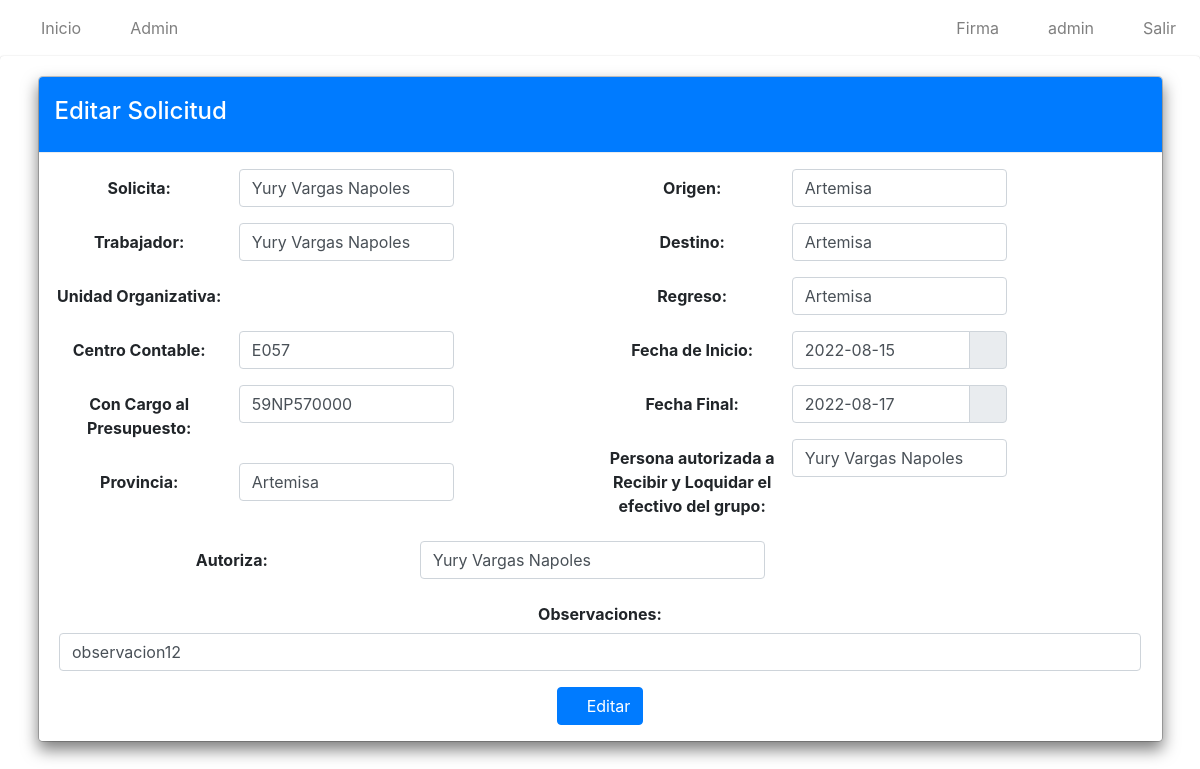
/editar/solicitud/8/ (signed in), run on an earlier commit of the app's database.
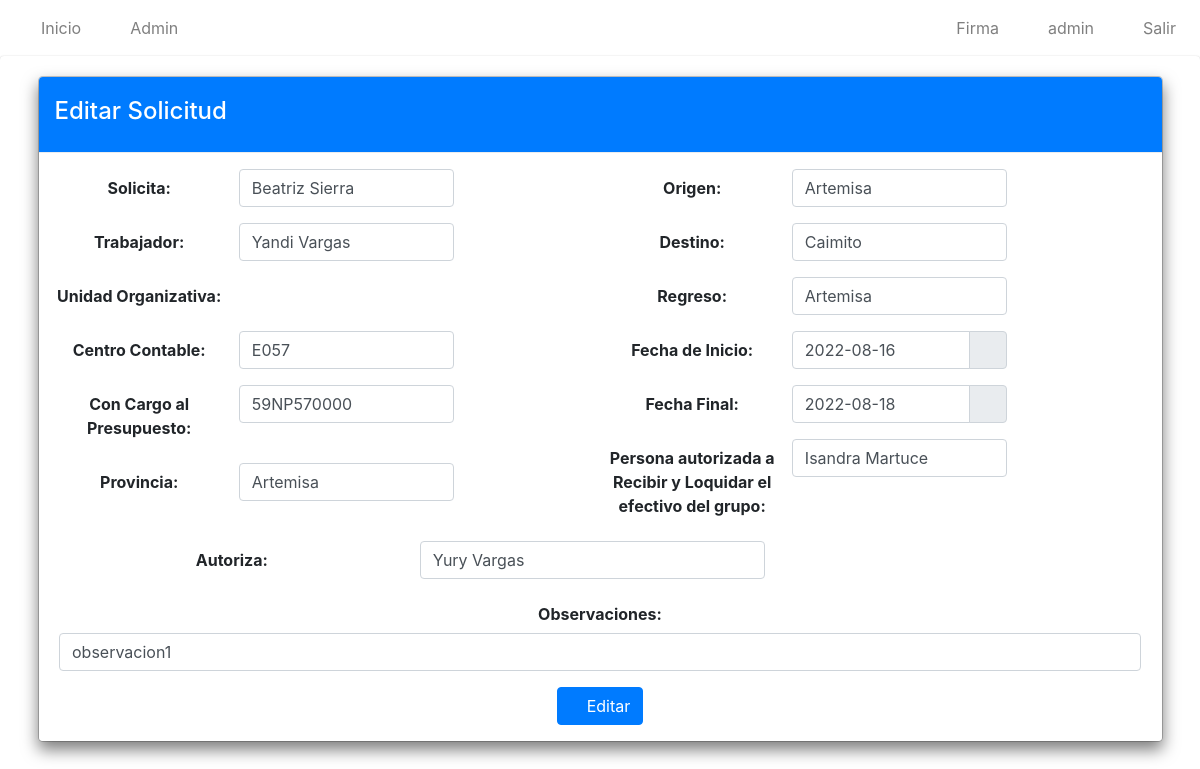
And on a later commit of the database.
### app/models.py (models this page shows, shortened)
class Solicitud(models.Model):
    numero=models.IntegerField()
    solicitante=models.ForeignKey(Solicitante, on_delete=models.CASCADE)
    trabajador=models.ForeignKey(Trabajador, on_delete=models.CASCADE)
    unidad_organizativa=models.ForeignKey(Unidad_Organizativa, on_delete=models.CASCADE)
    c_contable=models.CharField(max_length=4)
    provincia=models.ForeignKey(Provincia, on_delete=models.CASCADE)
    origen=models.ForeignKey(Municipio, on_delete=models.CASCADE, related_name='municipio_origen')
    destino=models.ForeignKey(Municipio, on_delete=models.CASCADE, related_name='municipio_destino')
    regreso=models.ForeignKey(Municipio, on_delete=models.CASCADE, related_name='municipio_regreso')
    fecha_inicio=models.DateField()
    fecha_final=models.DateField()
    parleg=models.ForeignKey(PARLEG, on_delete=models.CASCADE)
    cargo_presupuesto=models.ForeignKey(Cargo_al_Presupuesto, on_delete=models.CASCADE)
    autoriza=models.ForeignKey(Autoriza, on_delete=models.CASCADE)
    estado=models.CharField(max_length=20)
    observaciones=models.CharField(max_length=500)
    class Meta:
        verbose_name="Solicitud"
        verbose_name_plural="Solicitudes"

### app/views.py (the view, shortened to what this page needs)
# urls.py: path('editar/solicitud/<int:pk>/',SolicitudUpdateView.as_view(), name='solicitudEdit'),
class SolicitudUpdateView(UpdateView):
    model=Solicitud
    form_class=SolicitudForm
    template_name='solicitudes/edit.html'
    success_url=reverse_lazy('crear_solicitud')
    @method_decorator(permission_required('app.change_solicitud'))
    def dispatch(self, request, *args, **kwargs):
        self.object=self.get_object()
        return super().dispatch(request, *args, **kwargs)
    def get_context_data(self,**kwargs):
        context=super().get_context_data(**kwargs)
        context['title']='Editar Solicitud'
        context['list_url']=reverse_lazy('listarCat')
        context['action']='edit'
        return context

### app/forms.py
class SolicitudForm(forms.ModelForm):
    class Meta:
        model = Solicitud
        fields = 'solicitante','trabajador','c_contable','provincia','origen','destino','regreso','fecha_inicio','fecha_final','parleg','cargo_presupuesto','autoriza','observaciones'

### app/models.py (called while the page is built)
    def __str__(self):
        return self.usuario.first_name+' '+self.usuario.last_name

    def __str__(self):
        return self.cuenta

    def __str__(self):
            return self.usuario.first_name+' '+self.usuario.last_name

    def __str__(self):
        return self.trabajador.usuario.first_name+' '+self.trabajador.usuario.last_name

    def __str__(self):
        return self.nombre

    def __str__(self):
        return self.nombre

    def __str__(self):
        return self.usuario.first_name+' '+self.usuario.last_name

### app/templates/solicitudes/edit.html (shortened to what the changed rows need)
{% extends 'base.html' %}
{% load crispy_forms_tags %}
{% load static %}
{% block content %}
<form action="" method="post" id="" enctype="multipart/form-data">
    <div class="card card-default">
        <div class="card-body ">
            <div class=" form-group form-card text-center">
                <div class="container">
                    <div class="modal-content">
                        <div class="modal-body">
                            <div class="row">
                                <div class="col-sm-6">
                                    <div class="form-group row">
                                            <div class="col-sm-5">
                                                {{form.solicitante}}
                                            </div>
                                    </div>
                                    <div class="form-group row">
                                            <div class="col-sm-5">
                                                {{form.trabajador}}
                                            </div>
                                    </div>
                                    <div class="form-group row">
                                            <div class="col-sm-5">
                                                {{form.c_contable}}
                                            </div>
                                    </div>
                                    <div class="form-group row">
                                            <div class="col-sm-5">
                                                {{form.cargo_presupuesto}}
                                            </div>
                                    </div>
                                    <div class="form-group row">
				                            <div class="col-sm-5">
                                                {{form.provincia}}
                                            </div>
			                        </div>
                                </div>
                                <div class="col-sm-6">
                                    <div class="form-group row">
				                            <div class="col-sm-5">
                                                {{form.origen}}
                                            </div>
			                        </div>
                                    <div class="form-group row">
				                            <div class="col-sm-5">
                                                {{form.destino}}
                                            </div>
                                    </div>
                                    <div class="form-group row">
				                        <div class="col-sm-5">
                                            {{form.regreso}}
                                        </div>
			                        </div>
                                    <div class="form-group row">
				                            <div class="col-sm-5">
					                            <div id="fecha_inicio" data-target-input="nearest" class="input-group date">
						                            {{form.fecha_inicio}}
						                                <div data-target="#fecha_inicio" data-toggle="datetimepicker" class="input-group-append">
							                                <div class="input-group-text"><i class="fa fa-calendar"></i>
							                                </div>
						                                </div>
					                            </div>
				                            </div>
			                        </div>
                                    <div class="form-group row">
                                            <div class="col-sm-5">
                                                <div id="finaldate" data-target-input="nearest" class="input-group date">
                                                    {{form.fecha_final}}
                                                        <div data-target="#reservationdate" data-toggle="datetimepicker" class="input-group-append">
                                                            <div class="input-group-text"><i class="fa fa-calendar"></i>
                                                            </div>
                                                        </div>
                                                </div>
                                            </div>
			                        </div>
                                    <div class="form-group row">
                                            <div class="col-sm-5">
                                                {{form.parleg}}
                                            </div>
                                    </div>
                                </div>
                                <div class="form-group row">
				                            <div class="col-sm-4">
                                                {{form.autoriza}}
                                            </div>
			                        </div>
                            </div>
                            <div class="form-group row">
				                            <div class="">
                                                {{form.observaciones}}
                                            </div>
			                        </div>
                    </div>
                </div>
                </div>
            </div>
        </div>
    </div>
</form>
{% endblock %}

What changed in the data, as far as the page shows it:
changed Solicitud "59NP570000": solicitante "Yury Vargas Napoles" → "Beatriz Sierra"; trabajador "Yury Vargas Napoles" → "Yandi Vargas"; destino "Artemisa" → "Caimito"; fecha_inicio "2022-08-15" → "2022-08-16"; fecha_final "2022-08-17" → "2022-08-18"; parleg "Yury Vargas Napoles" → "Isandra Martuce"; autoriza "Yury Vargas Napoles" → "Yury Vargas"; observaciones "observacion12" → "observacion1"
